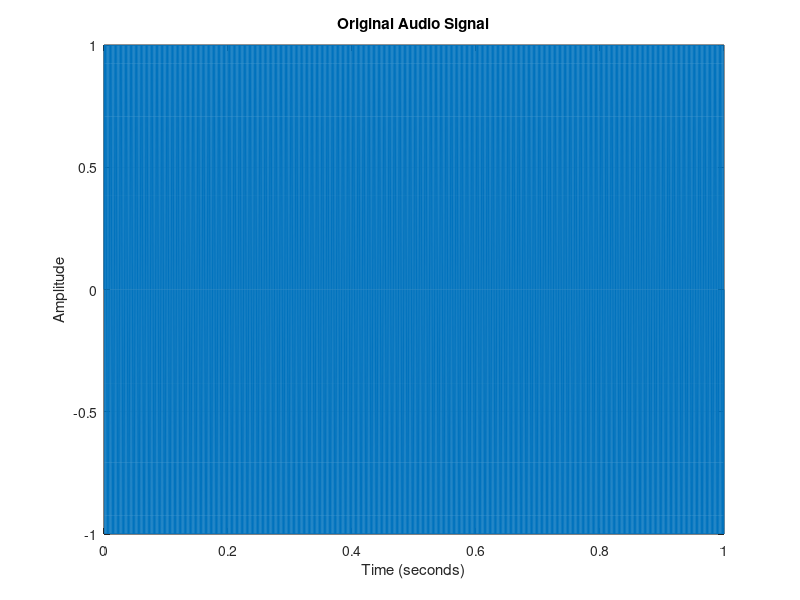

This figure's MATLAB source:
clc;
clear;
close all;

% Create a simple audio-like signal
Fs = 8000;              % Sampling frequency
t = 0:1/Fs:1;           % 1 second

% Simple test signal
audio = sin(2*pi*500*t);

% Plot the signal
figure;
plot(t, audio);

title('Original Audio Signal');
xlabel('Time (seconds)');
ylabel('Amplitude');
grid on;
